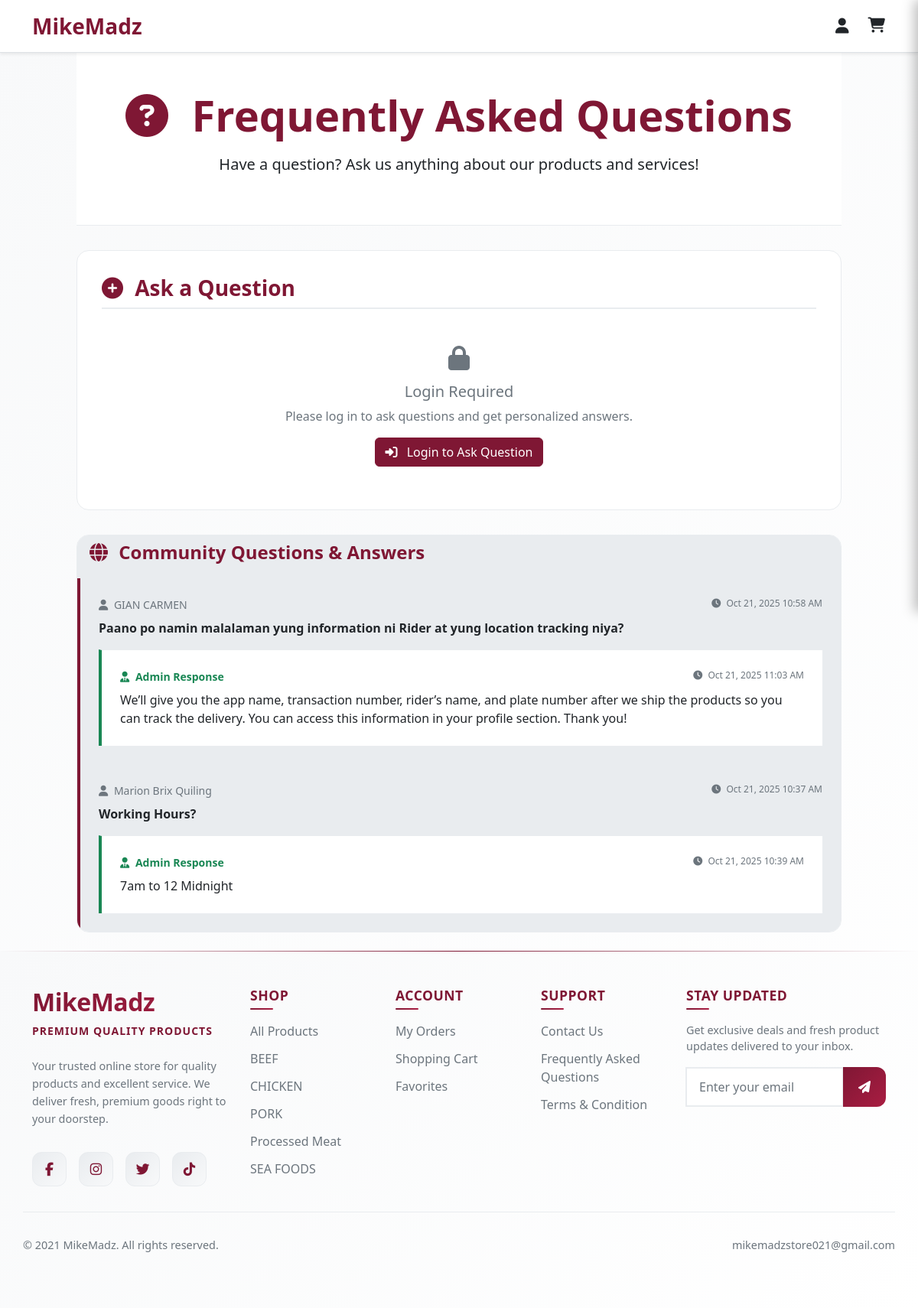
The app's page /faq.php with its own data.
### tables this page shows
CREATE TABLE `faq_questions` (
  `faq_id` int(11) NOT NULL,
  `user_id` int(11) NOT NULL,
  `question` text NOT NULL,
  `answer` text DEFAULT NULL,
  `answered_by` int(11) DEFAULT NULL,
  `status` enum('pending','answered','archived') DEFAULT 'pending',
  `created_at` timestamp NOT NULL DEFAULT current_timestamp(),
  `answered_at` timestamp NULL DEFAULT NULL,
  `updated_at` timestamp NOT NULL DEFAULT current_timestamp() ON UPDATE current_timestamp()
);

CREATE TABLE `user_info` (
  `user_info_id` int(11) NOT NULL,
  `user_id` int(11) NOT NULL,
  `first_name` varchar(100) DEFAULT NULL,
  `last_name` varchar(100) DEFAULT NULL,
  `email` varchar(100) NOT NULL,
  `phone` varchar(20) DEFAULT NULL,
  `gcash_number` varchar(20) DEFAULT NULL,
  `profile_picture` varchar(255) DEFAULT NULL,
  `date_created` timestamp NOT NULL DEFAULT current_timestamp(),
  `date_updated` timestamp NOT NULL DEFAULT current_timestamp() ON UPDATE current_timestamp()
);

CREATE TABLE `categories` (
  `category_id` int(11) NOT NULL,
  `category_name` varchar(100) NOT NULL,
  `is_archive` tinyint(1) DEFAULT 0
);

### faq.php (the view, shortened to what this page needs)
<?php
require_once 'includes/db.php';
$user_id = isset($_SESSION['user_id']) ? $_SESSION['user_id'] : null;
try {
    $stmt = $pdo->prepare("
        SELECT
            fq.*,
            u.username,
            ua.username as answered_by_username,
            ui.first_name,
            ui.last_name
        FROM faq_questions fq
        LEFT JOIN users u ON fq.user_id = u.user_id
        LEFT JOIN users ua ON fq.answered_by = ua.user_id
        LEFT JOIN user_info ui ON fq.user_id = ui.user_id
        WHERE fq.status IN ('answered', 'pending')
        ORDER BY fq.created_at DESC
    ");
    $stmt->execute();
    $faqs = $stmt->fetchAll(PDO::FETCH_ASSOC);
} catch (Exception $e) {
    $faqs = [];
    $error = 'Failed to load FAQ data.';
}
?>
<!DOCTYPE html>
<html lang="en">
<head>
    <?php include 'includes/user_head.php'; ?>
</head>
<body>
    <?php include 'includes/user_navbar.php'; ?>
    <div class="container-fluid">
        <div class="faq-container">
            <div class="faq-header">
                <div class="container">
                    <h1 class="display-4 fw-bold mb-3">
                        <i class="fas fa-question-circle me-3"></i>
                        Frequently Asked Questions
                    </h1>
                    <p class="lead">Have a question? Ask us anything about our products and services!</p>
                </div>
            </div>
            <div class="question-form">
                <h3 class="section-title">
                    <i class="fas fa-plus-circle me-2"></i>
                    Ask a Question
                </h3>
                <?php if ($user_id): ?>
                    <form method="POST">
                        <div class="mb-3">
                            <label for="question" class="form-label">Your Question</label>
                            <textarea
                                class="form-control"
                                id="question"
                                name="question"
                                rows="4"
                                placeholder="Ask us anything about our products, delivery, pricing, or services..."
                                maxlength="500"
                                required
                            ></textarea>
                            <div class="form-text">
                                <span id="char-count">0</span>/500 characters
                            </div>
                        </div>
                        <button type="submit" name="submit_question" class="btn btn-primary">
                            <i class="fas fa-paper-plane me-2"></i>
                            Submit Question
                        </button>
                    </form>
                <?php else: ?>
                    <div class="text-center py-4">
                        <i class="fas fa-lock text-muted mb-3" style="font-size: 2rem;"></i>
                        <h5 class="text-muted">Login Required</h5>
                        <p class="text-muted mb-3">Please log in to ask questions and get personalized answers.</p>
                        <a href="login.php" class="btn btn-primary">
                            <i class="fas fa-sign-in-alt me-2"></i>
                            Login to Ask Question
                        </a>
                    </div>
                <?php endif; ?>
            </div>
            <div class="card faq-card">
                <div class="card-header bg-light">
                    <h4 class="section-title mb-0">
                        <i class="fas fa-globe me-2"></i>
                        Community Questions & Answers
                    </h4>
                </div>
                <div class="card-body p-0">
                    <?php if (!empty($faqs)): ?>
                        <?php foreach ($faqs as $faq): ?>
                            <div class="faq-question">
                                <div class="d-flex justify-content-between align-items-start mb-2">
                                    <div class="user-info">
                                        <i class="fas fa-user me-1"></i>
                                        <?php
                                        $display_name = $faq['first_name'] && $faq['last_name']
                                            ? $faq['first_name'] . ' ' . $faq['last_name']
                                            : $faq['username'];
                                        echo htmlspecialchars($display_name);
                                        ?>
                                    </div>
                                    <small class="timestamp">
                                        <i class="fas fa-clock me-1"></i>
                                        <?php echo date('M j, Y g:i A', strtotime($faq['created_at'])); ?>
                                    </small>
                                </div>
                                <p class="mb-2 fw-semibold"><?php echo htmlspecialchars($faq['question']); ?></p>
                                <?php if ($faq['answer']): ?>
                                    <div class="faq-answer mt-3">
                                        <div class="d-flex justify-content-between align-items-start mb-2">
                                            <small class="text-success fw-semibold">
                                                <i class="fas fa-user-tie me-1"></i>
                                                Admin Response
                                            </small>
                                            <small class="timestamp">
                                                <i class="fas fa-clock me-1"></i>
                                                <?php echo date('M j, Y g:i A', strtotime($faq['answered_at'])); ?>
                                            </small>
                                        </div>
                                        <p class="mb-0"><?php echo nl2br(htmlspecialchars($faq['answer'])); ?></p>
                                    </div>
                                <?php endif; ?>
                            </div>
                        <?php endforeach; ?>
                    <?php endif; ?>
                </div>
            </div>
        </div>
    </div>
    <?php include 'includes/user_footer.php'; ?>
</body>
</html>

### includes/user_footer.php (shortened to what this page needs)
<?php
include_once __DIR__ . '/db.php';
$footer_categories = [];
try {
    $stmt = $pdo->query("
        SELECT
            c.category_id,
            c.category_name,
            COUNT(p.product_id) as product_count
        FROM categories c
        LEFT JOIN products p ON c.category_id = p.category_id AND p.is_archive = 0
        GROUP BY c.category_id, c.category_name
        HAVING product_count > 0
        ORDER BY product_count DESC, c.category_name
        LIMIT 6
    ");
    $footer_categories = $stmt->fetchAll(PDO::FETCH_ASSOC);
} catch (PDOException $e) {
    $footer_categories = [];
}
?>
<footer class="footer">
    <div class="container">
        <div class="row g-4 py-5">
            <div class="col-lg-3 col-md-6">
                <div class="footer-brand mb-4">
                    <h2 class="brand-name">MikeMadz</h2>
                    <div class="brand-tagline">Premium Quality Products</div>
                </div>
                <p class="footer-description">
                    Your trusted online store for quality products and excellent service. We deliver fresh, premium goods right to your doorstep.
                </p>
                <div class="social-links">
                    <a href="https://www.facebook.com/profile.php?id=100080633373415&rdid=aUMAHJjLqc8iyS6F&share_url=https%3A%2F%2Fwww.facebook.com%2Fshare%2F1CWfcWaM36#" class="social-link" aria-label="Facebook" target="_blank" rel="noopener noreferrer">
                        <i class="fab fa-facebook-f"></i>
                    </a>
                    <a href="https://www.instagram.com/_mikemadz/?fbclid=IwY2xjawM7tJJleHRuA2FlbQIxMABicmlkETFNUnlFdHZhb0tQWnhDczRpAR74YXn5w3HVbILSwEbqrBNsAsWVgDSIG4BL0me2649S0H7rix1rIb6-suU8_w_aem_j99nmp4VFY9UePLoWrYFAQ" class="social-link" aria-label="Instagram" target="_blank" rel="noopener noreferrer">
                        <i class="fab fa-instagram"></i>
                    </a>
                    <a href="https://x.com/_mikemadz?fbclid=IwY2xjawM7szVleHRuA2FlbQIxMABicmlkETFFTHNRNExsVkN3b1g3TWpSAR4sjkp4ynBgeF98L9eiaM7HqoEMJ7kjMJIOYx23vFsrSbIgbxpcitbH9C9flA_aem_5ghteVEc9M4UPXDqpM1lTg" class="social-link" aria-label="Twitter" target="_blank" rel="noopener noreferrer">
                        <i class="fab fa-twitter"></i>
                    </a>
                    <a href="https://www.tiktok.com/@_mikemadz?fbclid=IwY2xjawM7tQ5leHRuA2FlbQIxMABicmlkETFNUnlFdHZhb0tQWnhDczRpAR7nONSLtD8m1pJow_8yumrTfhu0UjsEyQuNOxZKZt3CMSiGnwhAnSVfevi09g_aem_Wgz8xno5jClfgS5QhZpHaA" class="social-link" aria-label="TikTok" target="_blank" rel="noopener noreferrer">
                        <i class="fab fa-tiktok"></i>
                    </a>
                </div>
            </div>
            <div class="col-lg-2 col-md-6">
                <h5 class="footer-title">Shop</h5>
                <ul class="footer-links">
                    <li><a href="product.php">All Products</a></li>
                    <?php if (!empty($footer_categories)): ?>
                        <?php foreach ($footer_categories as $category): ?>
                            <li><a href="product.php?category=<?= urlencode(strtolower($category['category_name'])) ?>">
                                <?= htmlspecialchars(ucfirst($category['category_name'])) ?>
                            </a></li>
                        <?php endforeach; ?>
                    <?php endif; ?>
                </ul>
            </div>
            <div class="col-lg-2 col-md-6">
                <h5 class="footer-title">Account</h5>
                <ul class="footer-links">
                    <li><a href="orders.php">My Orders</a></li>
                    <li><a href="cart.php">Shopping Cart</a></li>
                    <li><a href="favorites.php">Favorites</a></li>
                </ul>
            </div>
            <div class="col-lg-2 col-md-6">
                <h5 class="footer-title">Support</h5>
                <ul class="footer-links">
                    <li><a href="https://www.facebook.com/profile.php?id=100080633373415" target="_blank" rel="noopener noreferrer">Contact Us</a></li>
                    <li><a href="faq.php">Frequently Asked Questions</a></li>
                    <li><a href="#" data-bs-toggle="modal" data-bs-target="#termsModal">Terms &amp; Condition</a></li>
                </ul>
            </div>
            <div class="col-lg-3 col-md-6">
                <h5 class="footer-title">Stay Updated</h5>
                <p class="newsletter-text">Get exclusive deals and fresh product updates delivered to your inbox.</p>
                <form class="newsletter-form" onsubmit="handleNewsletter(event)">
                    <div class="input-group">
                        <input type="email" id="newsletter-email" name="newsletter-email" class="form-control newsletter-input" placeholder="Enter your email" required>
                        <button type="submit" class="btn newsletter-btn">
                            <i class="fas fa-paper-plane"></i>
                        </button>
                    </div>
                </form>
        </div>
        <div class="footer-bottom">
            <div class="row align-items-center">
                <div class="col-md-6">
                    <p class="copyright-text">
                        &copy; <?php echo date('2021'); ?> MikeMadz. All rights reserved.
                    </p>
                </div>
                <div class="col-md-6">
                    <div class="footer-bottom-links">
                        <a href="mailto:mikemadzstore021@gmail.com">mikemadzstore021@gmail.com</a>
                    </div>
                </div>
            </div>
        </div>
    </div>
</footer>

### assets/css/dark-mode.css (style rules this page uses)
:root { --bg-primary: #ffffff; --bg-secondary: #f8f9fa; --bg-tertiary: #e9ecef; --bg-card: #ffffff; --bg-overlay: rgba(0, 0, 0, 0.5); --text-primary: #212529; --text-secondary: #6c757d; --text-muted: #adb5bd; --text-light: #ffffff; --brand-primary: #7F1734; --brand-secondary: #a91d42; --brand-gradient: linear-gradient(135deg, #7F1734 0%, #a91d42 100%); --success: #198754; --warning: #ffc107; --danger: #dc3545; --info: #0dcaf0; --border-light: #e9ecef; --border-medium: #dee2e6; --border-dark: #adb5bd; --shadow-light: rgba(0, 0, 0, 0.1); --shadow-medium: rgba(0, 0, 0, 0.15); --shadow-dark: rgba(0, 0, 0, 0.25); --input-bg: #ffffff; --input-border: #ced4da; --input-focus: #7F1734; --btn-primary-bg: var(--brand-gradient); --btn-primary-text: #ffffff; --btn-secondary-bg: #6c757d; --btn-secondary-text: #ffffff; --modal-bg: #ffffff; --modal-border: #dee2e6; --cart-bg: #ffffff; --cart-header-bg: var(--bg-secondary); --cart-footer-bg: var(--bg-secondary); }
* { transition: background-color 0.3s ease, color 0.3s ease, border-color 0.3s ease, box-shadow 0.3s ease; }

### faq.php (style rules this page uses)
body { background: linear-gradient(135deg, var(--bg-secondary) 0%, var(--bg-primary) 100%); color: var(--text-primary); }
.faq-container { max-width: 1000px; margin: 0 auto; }
.faq-header { background: var(--bg-card); color: var(--brand-primary); padding: 3rem 0; text-align: center; margin-bottom: 2rem; border-bottom: 1px solid var(--border-light); box-shadow: var(--shadow-light); }
.faq-header .lead { color: var(--text-primary); }
.faq-card { border: 1px solid var(--border-light); border-radius: 1rem; box-shadow: var(--shadow-light); margin-bottom: 1.5rem; overflow: hidden; background: var(--bg-card); }
.faq-question { background: var(--bg-tertiary); border-left: 4px solid var(--brand-primary); padding: 1.5rem; color: var(--text-primary); }
.faq-answer { background: var(--bg-card); border-left: 4px solid var(--bs-success); padding: 1.5rem; border-top: 1px solid var(--border-light); color: var(--text-primary); }
.question-form { background: var(--bg-card); border-radius: 1rem; padding: 2rem; box-shadow: var(--shadow-light); margin-bottom: 2rem; border: 1px solid var(--border-light); }
.user-info { font-size: 0.875rem; color: var(--text-secondary); }
.timestamp { font-size: 0.75rem; color: var(--text-secondary); }
.btn-primary { background-color: var(--brand-primary); border-color: var(--brand-primary); }
.section-title { color: var(--brand-primary); font-weight: 600; margin-bottom: 1.5rem; padding-bottom: 0.5rem; border-bottom: 2px solid var(--border-light); }
.form-control { background-color: var(--input-bg); border: 1px solid var(--border-light); color: var(--text-primary); }
.card-header { background-color: var(--bg-tertiary) !important; border-bottom: 1px solid var(--border-light) !important; }
.text-muted { color: var(--text-secondary) !important; }
.text-success { color: var(--bs-success) !important; }

### includes/user_navbar.php (style rules this page uses)
:root { --bs-primary: #ffffff; --bs-secondary: #7F1734; --bs-success: #198754; --bs-danger: #db3030; --bs-warning: #ffc107; --bs-info: #016bf8; --bs-light: #f0f3f2; --bs-dark: #001e2b; }

### records on screen
faq_questions: user_info.first_name+last_name "GIAN CARMEN", created_at "Oct 21, 2025 10:58 AM", question "Paano po namin malalaman yung information ni Rider at yung location tracking niya?", answered_at "Oct 21, 2025 11:03 AM", answer "We’ll give you the app name, transaction number, rider’s name, and plate number after we ship the products so you can track the delivery. You can access this information in your profile section. Thank you!"
faq_questions: user_info.first_name+last_name "Marion Brix Quiling", created_at "Oct 21, 2025 10:37 AM", question "Working Hours?", answered_at "Oct 21, 2025 10:39 AM", answer "7am to 12 Midnight"
categories: category_name "BEEF"
categories: category_name "CHICKEN"
categories: category_name "PORK"
categories: category_name "Processed Meat"
categories: category_name "SEA FOODS"
